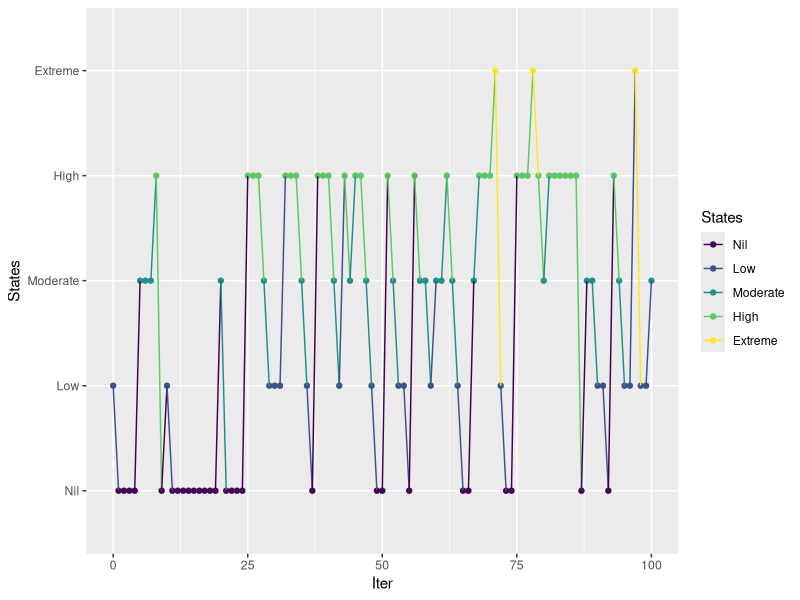
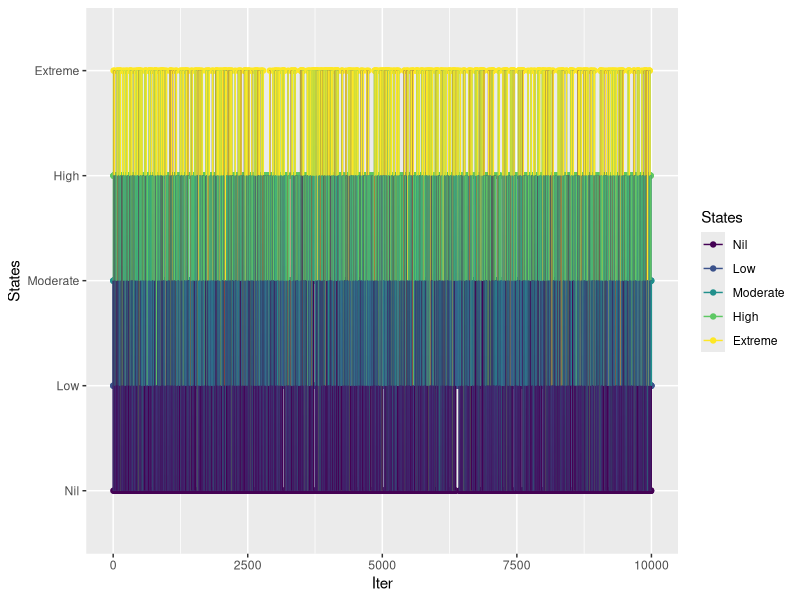

Recreate these plots in R, in order.
## ---- chunk 1
weather_P = matrix(c(0.575,0.118 , 0.172 , 0.109 , 0.026, 
0.453 , 0.243 , 0.148 , 0.123 , 0.033, 
0.104 , 0.343 , 0.367 , 0.167 , 0.019 ,
0.015 , 0.066 , 0.318 , 0.505 , 0.096 , 
0.000 , 0.060 , 0.149 , 0.567 , 0.224),ncol=5,nrow=5,byrow=T)
## ---- chunk 2
##### Matrix powers ###############################
# matrixpower(mat,k) mat^k
#
matrixpower = function(X, n){
  
  if(dim(X)[1] != dim(X)[2]){
     throw("Dimensions of the matrix do not match: ", dim(X))
  }
  if (n==0){return(diag(dim(X)[1]))}
  else if(n >0) {return(X %*% matrixpower(X, (n-1)))}
  else {return(matrixpower(solve(X), -n))}
}
## ---- chunk 3
matrixpower(weather_P,3)
## ---- chunk 4
matrixpower(weather_P,10)
## ---- chunk 5
###### Simulate discrete-time Markov chain ########################
# Simulates n steps of a Markov chain 
# markov(init,mat,n,states)
# Generates X0, ..., Xn for a Markov chain with initiial
#  distribution init and transition matrix mat
# Labels can be a character vector of states; default is 1, .... k

markov <- function(init,mat,n,labels) { 
	if (missing(labels)) labels <- 1:length(init)
simlist <- numeric(n+1)
states <- 1:length(init)
simlist[1] <- sample(states,1,prob=init)
for (i in 2:(n+1)) 
	{ simlist[i] <- sample(states,1,prob=mat[simlist[i-1],]) }
labels[simlist]
}
####################################################
## ---- chunk 6
library(tidyverse)
###@ Define initial distribution 

init_prob = c(0.4,0.25,0.2,0.1) ## First four states
init_prob = c(init_prob, 1 - sum(init_prob)) ## Forces sum to one

iter=100
simulated_states = markov(init_prob,weather_P,iter,
                          labels=c("Nil","Low","Moderate","High","Extreme"))

simulated_states  = ordered(simulated_states, 
                            c("Nil","Low","Moderate","High","Extreme"))

sim_df = data_frame(Iter=0:iter, States = simulated_states)
ggplot(sim_df,aes(x=Iter,y=States,group=1)) + 
  geom_point(aes(colour=States)) +geom_line(aes(colour=States))

sim_df %>% group_by(States) %>% summarise(Counts=n())
## ---- chunk 7
init_prob = c(0.4,0.25,0.2,0.1) ## First four states
init_prob = c(init_prob, 1 - sum(init_prob)) ## Forces sum to one

iter=10000
simulated_states = markov(init_prob,weather_P,iter,
                          labels=c("Nil","Low","Moderate","High","Extreme"))

sim_df = data_frame(Iter=0:iter, States = 
                      ordered(simulated_states,
                              c("Nil","Low","Moderate","High","Extreme")))

ggplot(sim_df,aes(x=Iter,y=States,group=1)) + 
  geom_point(aes(colour=States)) +geom_line(aes(colour=States))

sim_df %>% group_by(States) %>% summarise(Counts=n()) %>% 
    mutate(Proportion=Counts/sum(Counts))

